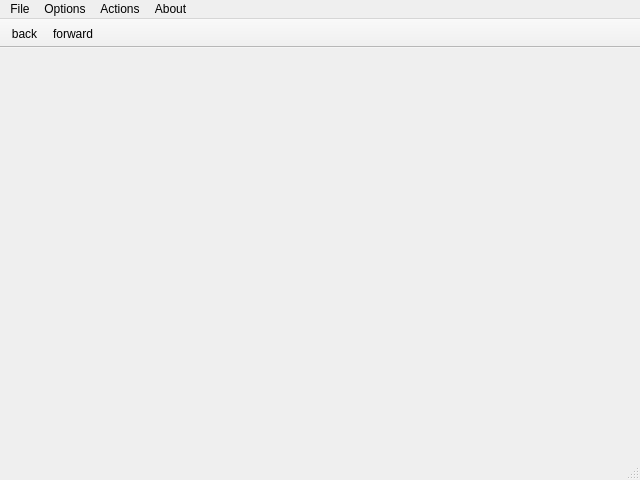
<?xml version="1.0" encoding="UTF-8"?>
<ui version="4.0">
 <class>ScribbleWindow</class>
 <widget class="QMainWindow" name="ScribbleWindow">
  <property name="geometry">
   <rect>
    <x>0</x>
    <y>0</y>
    <width>640</width>
    <height>480</height>
   </rect>
  </property>
  <property name="windowTitle">
   <string>MainWindow</string>
  </property>
  <widget class="QWidget" name="centralwidget"/>
  <widget class="QMenuBar" name="menubar">
   <property name="geometry">
    <rect>
     <x>0</x>
     <y>0</y>
     <width>640</width>
     <height>22</height>
    </rect>
   </property>
   <widget class="QMenu" name="menuFile">
    <property name="title">
     <string>File</string>
    </property>
    <widget class="QMenu" name="menuSave_As">
     <property name="title">
      <string>Save As</string>
     </property>
     <addaction name="actionJPEG"/>
     <addaction name="actionPNG"/>
     <addaction name="actionICON"/>
     <addaction name="actionBMP"/>
     <addaction name="actionCUR"/>
     <addaction name="actionJPG"/>
     <addaction name="actionPGM"/>
     <addaction name="actionPBM"/>
     <addaction name="actionXBM"/>
     <addaction name="actionXPM"/>
    </widget>
    <addaction name="menuSave_As"/>
    <addaction name="actionExit"/>
   </widget>
   <widget class="QMenu" name="menuOptions">
    <property name="title">
     <string>Options</string>
    </property>
    <addaction name="actionPen_Color"/>
    <addaction name="actionPen_Width"/>
   </widget>
   <widget class="QMenu" name="menuActions">
    <property name="title">
     <string>Actions</string>
    </property>
    <addaction name="actionClean_Screen"/>
    <addaction name="actionGo_Back"/>
    <addaction name="actionGo_Forward"/>
   </widget>
   <widget class="QMenu" name="menuAbout">
    <property name="title">
     <string>About</string>
    </property>
   </widget>
   <addaction name="menuFile"/>
   <addaction name="menuOptions"/>
   <addaction name="menuActions"/>
   <addaction name="menuAbout"/>
  </widget>
  <widget class="QStatusBar" name="statusbar"/>
  <widget class="QToolBar" name="toolBar">
   <property name="windowTitle">
    <string>toolBar</string>
   </property>
   <property name="movable">
    <bool>false</bool>
   </property>
   <property name="iconSize">
    <size>
     <width>15</width>
     <height>15</height>
    </size>
   </property>
   <attribute name="toolBarArea">
    <enum>TopToolBarArea</enum>
   </attribute>
   <attribute name="toolBarBreak">
    <bool>true</bool>
   </attribute>
   <addaction name="actionback"/>
   <addaction name="actionforward"/>
  </widget>
  <action name="actionExit">
   <property name="text">
    <string>Exit</string>
   </property>
  </action>
  <action name="actionPen_Color">
   <property name="text">
    <string>Pen Color</string>
   </property>
  </action>
  <action name="actionPen_Width">
   <property name="text">
    <string>Pen Width</string>
   </property>
  </action>
  <action name="actionClean_Screen">
   <property name="text">
    <string>Clean Screen</string>
   </property>
  </action>
  <action name="actionJPEG">
   <property name="text">
    <string>JPEG...</string>
   </property>
  </action>
  <action name="actionPNG">
   <property name="text">
    <string>PNG...</string>
   </property>
  </action>
  <action name="actionICON">
   <property name="text">
    <string>ICO...</string>
   </property>
  </action>
  <action name="actionBMP">
   <property name="text">
    <string>BMP...</string>
   </property>
  </action>
  <action name="actionCUR">
   <property name="text">
    <string>CUR..</string>
   </property>
  </action>
  <action name="actionJPG">
   <property name="text">
    <string>JPG...</string>
   </property>
  </action>
  <action name="actionPGM">
   <property name="text">
    <string>PGM...</string>
   </property>
  </action>
  <action name="actionPBM">
   <property name="text">
    <string>PBM...</string>
   </property>
  </action>
  <action name="actionXBM">
   <property name="text">
    <string>XBM...</string>
   </property>
  </action>
  <action name="actionXPM">
   <property name="text">
    <string>XPM...</string>
   </property>
  </action>
  <action name="actionback">
   <property name="icon">
    <iconset>
     <normalon>:/resources/icons/go_back.png</normalon>
    </iconset>
   </property>
   <property name="text">
    <string>back</string>
   </property>
  </action>
  <action name="actionforward">
   <property name="icon">
    <iconset>
     <normalon>:/resources/icons/go_forward.png</normalon>
    </iconset>
   </property>
   <property name="text">
    <string>forward</string>
   </property>
  </action>
  <action name="actionGo_Back">
   <property name="text">
    <string>Go Back</string>
   </property>
  </action>
  <action name="actionGo_Forward">
   <property name="text">
    <string>Go Forward</string>
   </property>
  </action>
 </widget>
 <resources/>
 <connections/>
</ui>
